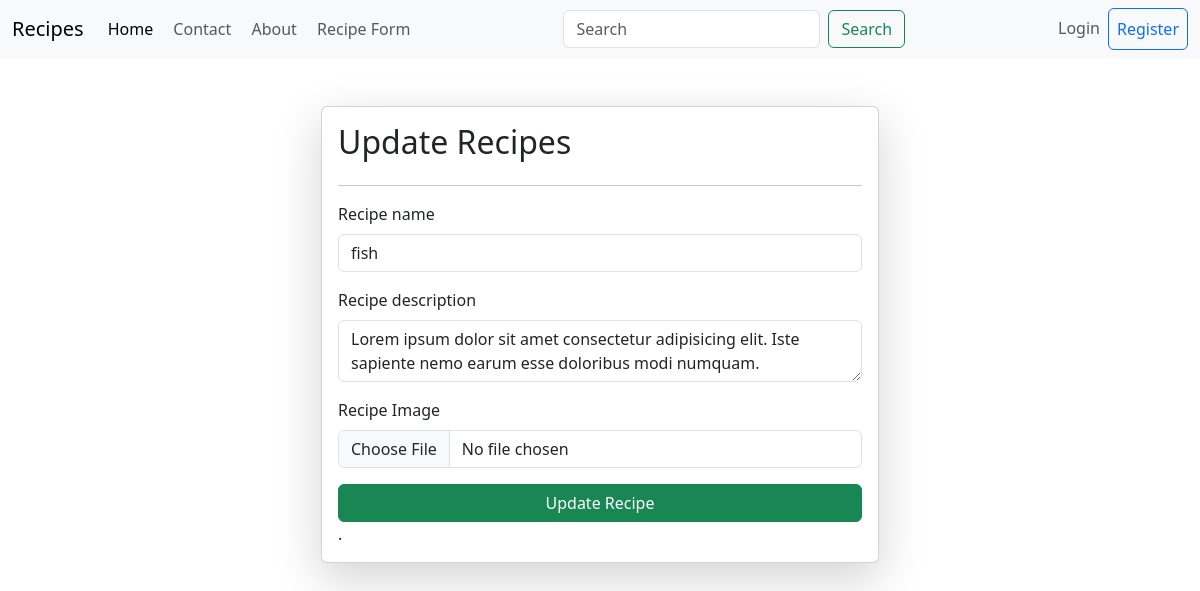
The app's page /update-recipie/3/ with its own data.
### vege/models.py (models this page shows)
class Recipie(models.Model):
    user = models.ForeignKey(User, on_delete=models.SET_NULL, null=True)
    recipie_name = models.CharField(max_length=100)
    recipie_description = models.TextField()
    recipie_image = models.ImageField(upload_to='recipie')
    recipie_view_count = models.IntegerField(default=1)

### vege/views.py (the view, shortened to what this page needs)
# urls.py: path('update-recipie/<id>/', update_recipie, name='update_recipies'),
def update_recipie(request,id):
    queryset = Recipie.objects.get(id=id)
    context = {'page':'Update Recipie', 'recipie':queryset}
    return render(request, 'home/update_recipie.html', context)

### vege/templates/home/update_recipie.html (shortened to what this page needs)
{% extends "base.html" %}
{% block start %}
<div class="container mt-5">
    <form class="col-6 mx-auto card p-3 shadow-lg" method="post" enctype="multipart/form-data">
        <h2>Update Recipes</h2>
        <hr>
        <div class="mb-3">
          <label for="exampleInputEmail1" class="form-label">Recipe name</label>
          <input name="recipie_name" type="text" value="{{recipie.recipie_name}}" class="form-control" required>
        </div>
        <div class="mb-3">
          <label for="exampleInputPassword1" class="form-label">Recipe description</label>
          <textarea name="recipie_description" class="form-control" required>{{recipie.recipie_description}}</textarea>
        </div>
        <div class="mb-3">
            <label for="exampleInputPassword1" class="form-label">Recipe Image</label>
            <input name="recipie_image" type="file" class="form-control">
        </div>
        <button type="submit" class="btn btn-success">Update Recipe</button>.
      </form>
</div>
{% endblock %}

### records on screen
Recipie: recipie_name "fish", recipie_description "Lorem ipsum dolor sit amet consectetur adipisicing elit. Iste sapiente nemo earum esse doloribus modi numquam."
